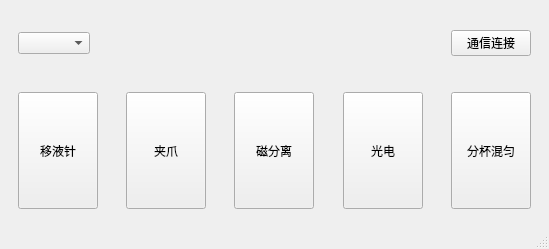
<?xml version="1.0" encoding="UTF-8"?>
<ui version="4.0">
 <class>MainWindow</class>
 <widget class="QMainWindow" name="MainWindow">
  <property name="geometry">
   <rect>
    <x>0</x>
    <y>0</y>
    <width>549</width>
    <height>249</height>
   </rect>
  </property>
  <property name="windowTitle">
   <string>MainWindow</string>
  </property>
  <widget class="QWidget" name="centralwidget">
   <layout class="QVBoxLayout" name="verticalLayout" stretch="1,2">
    <item>
     <widget class="QWidget" name="widget_2" native="true">
      <layout class="QHBoxLayout" name="horizontalLayout_2">
       <item>
        <widget class="QComboBox" name="combo_port"/>
       </item>
       <item>
        <spacer name="horizontalSpacer">
         <property name="orientation">
          <enum>Qt::Horizontal</enum>
         </property>
         <property name="sizeHint" stdset="0">
          <size>
           <width>318</width>
           <height>20</height>
          </size>
         </property>
        </spacer>
       </item>
       <item>
        <widget class="QPushButton" name="btn_link">
         <property name="text">
          <string>通信连接</string>
         </property>
        </widget>
       </item>
      </layout>
     </widget>
    </item>
    <item>
     <widget class="QWidget" name="widget" native="true">
      <layout class="QHBoxLayout" name="horizontalLayout">
       <item>
        <widget class="QPushButton" name="btn_pipetteNeedle">
         <property name="sizePolicy">
          <sizepolicy hsizetype="Minimum" vsizetype="Minimum">
           <horstretch>0</horstretch>
           <verstretch>0</verstretch>
          </sizepolicy>
         </property>
         <property name="text">
          <string>移液针</string>
         </property>
        </widget>
       </item>
       <item>
        <spacer name="horizontalSpacer_4">
         <property name="orientation">
          <enum>Qt::Horizontal</enum>
         </property>
         <property name="sizeHint" stdset="0">
          <size>
           <width>40</width>
           <height>20</height>
          </size>
         </property>
        </spacer>
       </item>
       <item>
        <widget class="QPushButton" name="btn_gripper">
         <property name="sizePolicy">
          <sizepolicy hsizetype="Minimum" vsizetype="Minimum">
           <horstretch>0</horstretch>
           <verstretch>0</verstretch>
          </sizepolicy>
         </property>
         <property name="text">
          <string>夹爪</string>
         </property>
        </widget>
       </item>
       <item>
        <spacer name="horizontalSpacer_5">
         <property name="orientation">
          <enum>Qt::Horizontal</enum>
         </property>
         <property name="sizeHint" stdset="0">
          <size>
           <width>40</width>
           <height>20</height>
          </size>
         </property>
        </spacer>
       </item>
       <item>
        <widget class="QPushButton" name="btn_magneticSeparation">
         <property name="sizePolicy">
          <sizepolicy hsizetype="Minimum" vsizetype="Minimum">
           <horstretch>0</horstretch>
           <verstretch>0</verstretch>
          </sizepolicy>
         </property>
         <property name="text">
          <string>磁分离</string>
         </property>
        </widget>
       </item>
       <item>
        <spacer name="horizontalSpacer_6">
         <property name="orientation">
          <enum>Qt::Horizontal</enum>
         </property>
         <property name="sizeHint" stdset="0">
          <size>
           <width>40</width>
           <height>20</height>
          </size>
         </property>
        </spacer>
       </item>
       <item>
        <widget class="QPushButton" name="btn_photoelectric">
         <property name="sizePolicy">
          <sizepolicy hsizetype="Minimum" vsizetype="Minimum">
           <horstretch>0</horstretch>
           <verstretch>0</verstretch>
          </sizepolicy>
         </property>
         <property name="text">
          <string>光电</string>
         </property>
        </widget>
       </item>
       <item>
        <spacer name="horizontalSpacer_7">
         <property name="orientation">
          <enum>Qt::Horizontal</enum>
         </property>
         <property name="sizeHint" stdset="0">
          <size>
           <width>40</width>
           <height>20</height>
          </size>
         </property>
        </spacer>
       </item>
       <item>
        <widget class="QPushButton" name="btn_mixing">
         <property name="sizePolicy">
          <sizepolicy hsizetype="Minimum" vsizetype="Minimum">
           <horstretch>0</horstretch>
           <verstretch>0</verstretch>
          </sizepolicy>
         </property>
         <property name="text">
          <string>分杯混匀</string>
         </property>
        </widget>
       </item>
      </layout>
     </widget>
    </item>
   </layout>
  </widget>
  <widget class="QMenuBar" name="menubar">
   <property name="geometry">
    <rect>
     <x>0</x>
     <y>0</y>
     <width>549</width>
     <height>26</height>
    </rect>
   </property>
  </widget>
  <widget class="QStatusBar" name="statusbar"/>
 </widget>
 <resources/>
 <connections/>
</ui>
